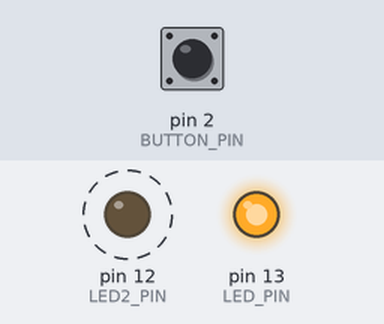
The program below on a simulated Arduino Uno, built with avr-gcc and run on an emulated ATmega328P. On the bench: output pins drawn as LEDs (lit = HIGH). Dashed ring = blinking. The test bench sets the inputs (shaded band); at power-on: pin 2 (BUTTON_PIN) HIGH. What the program prints to the serial monitor is not drawn.

Above: at 0.45 s.
At 6.75 s:
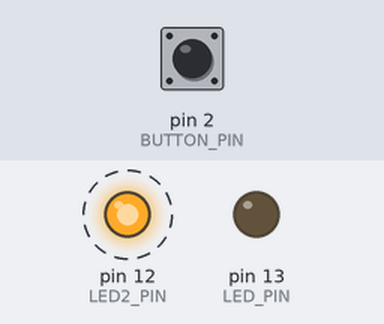
Timing chart, 0 to 7.0 s (numbered marks = the images above):
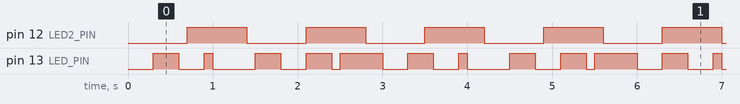

The program:

main.cpp
```cpp
#include <Arduino.h>

// Forward declarations for functions in other modules
void initLED();
void updateLED();
void initLED2();
void updateLED2();
void initToggle();
void updateToggle();

void setup()
{
    // Initialize serial communication at 9600 baud
    Serial.begin(9600);
    Serial.println("Arduino Uno initialized!");

    // Initialize LED module
    initLED();
    initLED2();
    initToggle();
}

void loop()
{
    // Update LED blink state
    updateLED();
    updateLED2();
    updateToggle();
}
```

led_blink.cpp
```cpp
#include <Arduino.h>

#define LED_PIN 13
#define BLINK_INTERVAL 500

unsigned long lastToggleTime = 0;
bool ledState = LOW;

// Initialize LED pin
void initLED() {
    pinMode(LED_PIN, OUTPUT);
}

// Non-blocking LED blink function
void updateLED() {
    unsigned long currentTime = millis();
    if (currentTime - lastToggleTime >= BLINK_INTERVAL) {
        lastToggleTime = currentTime;
        ledState = !ledState;
        digitalWrite(LED_PIN, ledState);
    }
}
```

led_blink2.cpp
```cpp
#include <Arduino.h>

#define LED1_PIN 13
#define LED2_PIN 12

#define LED1_INTERVAL 300
#define LED2_INTERVAL 700

unsigned long lastToggleTime1 = 0;
unsigned long lastToggleTime2 = 0;

bool ledState1 = LOW;
bool ledState2 = LOW;

void initLED2() {
    pinMode(LED1_PIN, OUTPUT);
    pinMode(LED2_PIN, OUTPUT);
}

void updateLED2() {
    unsigned long currentTime = millis();

    if (currentTime - lastToggleTime1 >= LED1_INTERVAL) {
        lastToggleTime1 = currentTime;
        ledState1 = !ledState1;
        digitalWrite(LED1_PIN, ledState1);
    }

    if (currentTime - lastToggleTime2 >= LED2_INTERVAL) {
        lastToggleTime2 = currentTime;
        ledState2 = !ledState2;
        digitalWrite(LED2_PIN, ledState2);
    }
}
```

toggle_led.cpp
```cpp
#include <Arduino.h>

#define LED_PIN 13
#define BUTTON_PIN 2
#define DEBOUNCE_MS 50

bool led_state = LOW;
bool lastButtonReading = HIGH;
unsigned long lastDebounceTime = 0;

void initToggle() {
    pinMode(LED_PIN, OUTPUT);
    pinMode(BUTTON_PIN, INPUT_PULLUP);
}

void updateToggle() {
    bool currentReading = digitalRead(BUTTON_PIN);

    if (currentReading != lastButtonReading) {
        lastDebounceTime = millis();
    }

    if (millis() - lastDebounceTime > DEBOUNCE_MS) {
        if (currentReading == LOW && lastButtonReading == HIGH) {
            led_state = !led_state;
            digitalWrite(LED_PIN, led_state);
        }
    }
}
```

Measured:
- by itself, pin 12 (LED2_PIN): alternates HIGH for 0.70 s and LOW for 0.70 s
- by itself, pin 13 (LED_PIN): repeats every 3.0 s: LOW 0.30 s, HIGH 0.10 s, LOW 0.50 s, HIGH 0.30 s, LOW 0.30 s, HIGH 0.30 s, LOW 0.10 s, HIGH 0.50 s, LOW 0.30 s, HIGH 0.30 s
- by itself, everything shown: repeats every 21.0 s, in 90 steps
